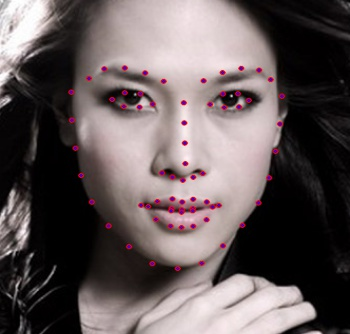
%> input picture visuals/mt.jpg, 350 x 334 px
$ octave --eval "ExtractColorByHSV('visuals/mt.jpg');"   (GNU Octave 9; MATLAB toolbox functions it lacks are replaced by stand-ins)
%> lines starting %> are read from the running program, lines starting %| are printed output that depends on the picture; in (x1, y1, x2, y2) boxes, pixels count from 0 and x2, y2 are one past the last pixel; in counts of white or black regions, pixels touching at a corner belong together; the program's own positions count from 1
function ExtractColorByHSV(image)
%> called with image = 'visuals/mt.jpg'
    color = 'red';
    close all;  % Close figures

    % Change the current folder to the folder of this m-file.
    if(~isdeployed)
      cd(fileparts(which(mfilename)));
    end

    im = imread(image);
%> im is the input picture: size 334x350x3 uint8; mean R, G, B 100.3, 89.4, 90.1

    hsvIm = rgb2hsv(im);    % Convert RGB to HSV
%> hsvIm: size 334x350x3 double; mean H, S, V 0.401, 0.201, 0.394
    hIm = hsvIm(:,:,1); % Get the hue
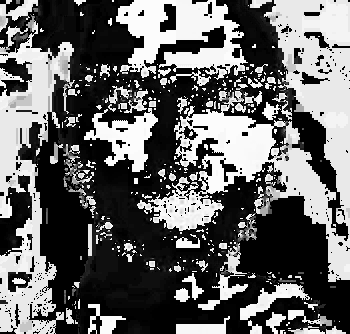
%> hIm: size 334x350 double; min 0, max 0.998, mean 0.401
    sIm = hsvIm(:,:,2); % Get the saturation
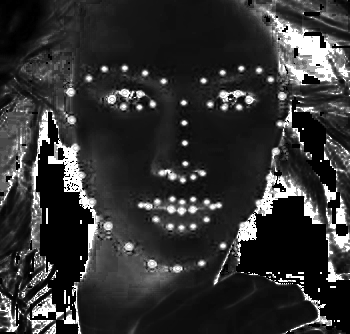
%> sIm: size 334x350 double; min 0, max 1, mean 0.201
    vIm = hsvIm(:,:,3); % Get the value
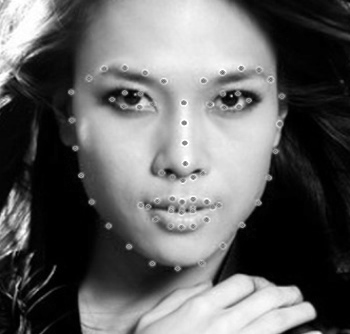
%> vIm: size 334x350 double; min 0, max 1, mean 0.394

    % Plot original image
    subplot(3,3,1);
    imshow(im);
    title('Original Image');

    % Plot the HSV images
    subplot(3,3,4);
    imshow(hIm);
    title('Hue Image');
    subplot(3,3,5);
    imshow(sIm);
    title('Saturation Image');
    subplot(3,3,6);
    imshow(vIm);
    title('Value Image');

    % Plot the HSV values
    subplot(3,3,7);
    imhist(hIm);
    title('Hue Dist');
    subplot(3,3,8);
    imhist(sIm);
    title('Saturation Dist');
    subplot(3,3,9);
    imhist(vIm);
    title('Value Dist');

    % Get hue, saturation, value masks
    [hThresholdLow, hThresholdHigh, sThresholdLow, sThresholdHigh, ...
        vThresholdLow, vThresholdHigh] = GetThresholds(color);

    % Apply masks
    mask = (sIm >= sThresholdLow) & (sIm <= sThresholdHigh);
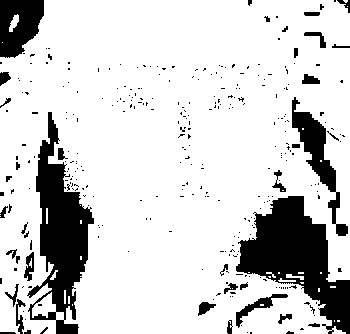
%> mask: size 334x350 logical; 82.3% white; 319 black regions (281 under 20 px), largest, box (x1, y1, x2, y2) and area: (236, 196, 350, 334) 7173, (27, 112, 94, 334) 6323, (292, 97, 348, 236) 1966
    mask = mask & (vIm >= vThresholdLow) & (vIm <= vThresholdHigh);
    if hThresholdLow < 0 % If hue is red
        mask = mask & (hIm <= hThresholdHigh);
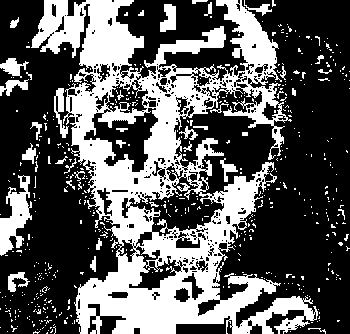
%> mask: size 334x350 logical; 35.6% white; 508 white regions (472 under 20 px), largest, box (x1, y1, x2, y2) and area: (31, 0, 318, 334) 35785, (0, 175, 32, 256) 1275, (160, 4, 176, 32) 324
        mask = mask | ((hIm >= -hThresholdLow) & (hIm <= 1));
%> mask: size 334x350 logical; 35.6% white; 506 white regions (470 under 20 px), largest, box (x1, y1, x2, y2) and area: (31, 0, 318, 334) 35803, (0, 175, 32, 256) 1275, (160, 4, 176, 32) 324
    else
        mask = mask & (hIm >= hThresholdLow) & (hIm <= hThresholdHigh);
    end

    % Plot original image
    subplot(3,3,2);
    imshow(mask);
    title('Processed Image');
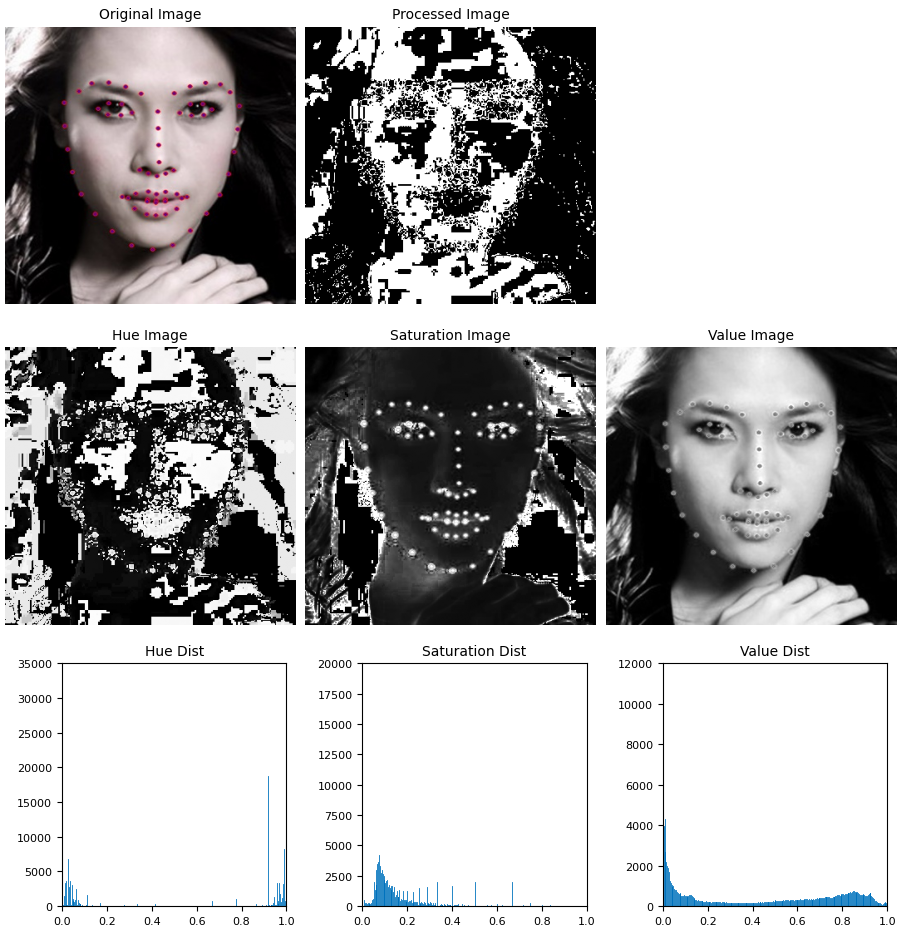
%> figure redrawn from the program's plot data, 8 panels

    imwrite(mask, 'processed_image.jpg');

    hhist=imhist(hIm);
%> hhist = 256 values, max 32423 at index 1, min 0 at index 25, mean 456.6
    shist=imhist(sIm);
%> shist = 256 values, max 16937 at index 1, min 0 at index 255, mean 456.6
    vhist=imhist(vIm);
%> vhist = 256 values, max 11864 at index 1, min 69 at index 250, mean 456.6

    figure;
    plot(hhist);
%> figure, not shown here; curve peaks at x = 1, y = 32423
    figure;
    plot(shist);
%> figure, not shown here; curve peaks at x = 1, y = 16937
%> `ExtractColorByHSV('visuals/mt.jpg');`:
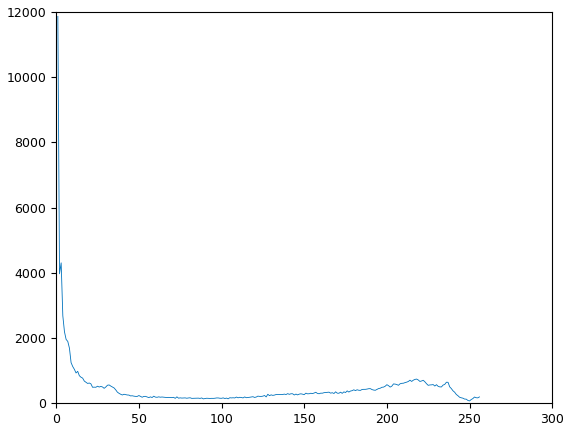
%> figure redrawn from the program's plot data; curve peaks at x = 1, y = 11864
    figure;
    plot(vhist);
end

% GetThresholdValues - Gets the threshold values for the different colors
function [hThresholdLow, hThresholdHigh, sThresholdLow, sThresholdHigh, ...
        vThresholdLow, vThresholdHigh]  = GetThresholds(color)

    % Hue, saturation, value thresholds
    switch color
        case 'red' % Red goes from 0.9 to 1 and 0 to 0.2, thus use neg
            hThresholdLow = -359/360;
			hThresholdHigh = 19/360;
			sThresholdLow = 0.05;
			sThresholdHigh = 1;
			vThresholdLow = 0;
			vThresholdHigh = 1;
        case 'green'
            hThresholdLow = 70/360;
			hThresholdHigh = 180/360;
			sThresholdLow = 0.4;
			sThresholdHigh = 1;
			vThresholdLow = 0.3;    % 30%
			vThresholdHigh = 0.6;   % 60%
        otherwise
            warndlg('Invalid color');
    end

end
